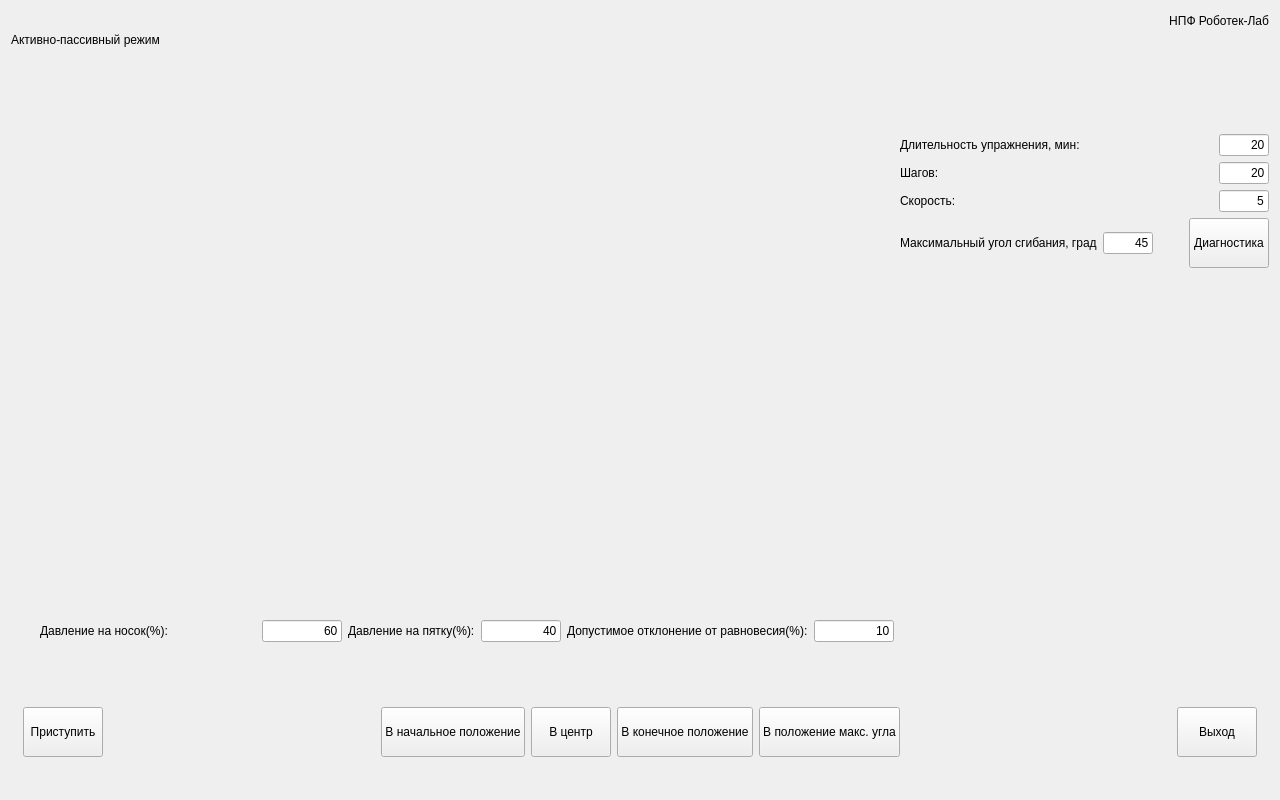
<?xml version="1.0" encoding="UTF-8"?>
<ui version="4.0">
 <class>ActiveWithSensorsPage</class>
 <widget class="QWidget" name="ActiveWithSensorsPage">
  <property name="geometry">
   <rect>
    <x>0</x>
    <y>0</y>
    <width>1280</width>
    <height>800</height>
   </rect>
  </property>
  <property name="windowTitle">
   <string>Form</string>
  </property>
  <layout class="QVBoxLayout" name="verticalLayout_4">
   <item>
    <layout class="QHBoxLayout" name="horizontalLayout_2" stretch="1,0,0">
     <item>
      <widget class="QLabel" name="label_page_title">
       <property name="sizePolicy">
        <sizepolicy hsizetype="Maximum" vsizetype="Fixed">
         <horstretch>0</horstretch>
         <verstretch>0</verstretch>
        </sizepolicy>
       </property>
       <property name="minimumSize">
        <size>
         <width>0</width>
         <height>50</height>
        </size>
       </property>
       <property name="maximumSize">
        <size>
         <width>800</width>
         <height>16777215</height>
        </size>
       </property>
       <property name="text">
        <string>Активно-пассивный режим</string>
       </property>
      </widget>
     </item>
     <item>
      <spacer name="horizontalSpacer_4">
       <property name="orientation">
        <enum>Qt::Horizontal</enum>
       </property>
       <property name="sizeHint" stdset="0">
        <size>
         <width>40</width>
         <height>20</height>
        </size>
       </property>
      </spacer>
     </item>
     <item>
      <layout class="QVBoxLayout" name="verticalLayout">
       <property name="sizeConstraint">
        <enum>QLayout::SetFixedSize</enum>
       </property>
       <item>
        <widget class="QLabel" name="label_3">
         <property name="sizePolicy">
          <sizepolicy hsizetype="Fixed" vsizetype="Fixed">
           <horstretch>0</horstretch>
           <verstretch>0</verstretch>
          </sizepolicy>
         </property>
         <property name="minimumSize">
          <size>
           <width>200</width>
           <height>20</height>
          </size>
         </property>
         <property name="maximumSize">
          <size>
           <width>200</width>
           <height>20</height>
          </size>
         </property>
         <property name="text">
          <string>НПФ Роботек-Лаб</string>
         </property>
         <property name="alignment">
          <set>Qt::AlignRight|Qt::AlignTrailing|Qt::AlignVCenter</set>
         </property>
        </widget>
       </item>
       <item>
        <spacer name="verticalSpacer_3">
         <property name="orientation">
          <enum>Qt::Vertical</enum>
         </property>
         <property name="sizeHint" stdset="0">
          <size>
           <width>17</width>
           <height>13</height>
          </size>
         </property>
        </spacer>
       </item>
       <item>
        <widget class="QLabel" name="label_operator">
         <property name="sizePolicy">
          <sizepolicy hsizetype="Fixed" vsizetype="Fixed">
           <horstretch>0</horstretch>
           <verstretch>0</verstretch>
          </sizepolicy>
         </property>
         <property name="minimumSize">
          <size>
           <width>200</width>
           <height>20</height>
          </size>
         </property>
         <property name="maximumSize">
          <size>
           <width>200</width>
           <height>20</height>
          </size>
         </property>
         <property name="text">
          <string/>
         </property>
         <property name="alignment">
          <set>Qt::AlignRight|Qt::AlignTrailing|Qt::AlignVCenter</set>
         </property>
        </widget>
       </item>
      </layout>
     </item>
    </layout>
   </item>
   <item>
    <spacer name="verticalSpacer_5">
     <property name="orientation">
      <enum>Qt::Vertical</enum>
     </property>
     <property name="sizeHint" stdset="0">
      <size>
       <width>20</width>
       <height>40</height>
      </size>
     </property>
    </spacer>
   </item>
   <item>
    <layout class="QHBoxLayout" name="horizontalLayout_3">
     <item>
      <spacer name="horizontalSpacer_6">
       <property name="orientation">
        <enum>Qt::Horizontal</enum>
       </property>
       <property name="sizeHint" stdset="0">
        <size>
         <width>40</width>
         <height>20</height>
        </size>
       </property>
      </spacer>
     </item>
     <item>
      <layout class="QVBoxLayout" name="verticalLayout_2">
       <item>
        <widget class="QLabel" name="label_leg">
         <property name="minimumSize">
          <size>
           <width>854</width>
           <height>480</height>
          </size>
         </property>
         <property name="maximumSize">
          <size>
           <width>854</width>
           <height>480</height>
          </size>
         </property>
         <property name="text">
          <string/>
         </property>
        </widget>
       </item>
       <item>
        <layout class="QHBoxLayout" name="horizontalLayout_12">
         <item>
          <layout class="QHBoxLayout" name="horizontalLayout_9">
           <item>
            <widget class="QLabel" name="label_6">
             <property name="text">
              <string>Давление на носок(%):</string>
             </property>
            </widget>
           </item>
           <item>
            <widget class="QLineEdit" name="lineEdit_tenzo_1">
             <property name="maximumSize">
              <size>
               <width>80</width>
               <height>16777215</height>
              </size>
             </property>
             <property name="text">
              <string>60</string>
             </property>
             <property name="alignment">
              <set>Qt::AlignRight|Qt::AlignTrailing|Qt::AlignVCenter</set>
             </property>
            </widget>
           </item>
          </layout>
         </item>
         <item>
          <layout class="QHBoxLayout" name="horizontalLayout_10">
           <item>
            <widget class="QLabel" name="label_7">
             <property name="text">
              <string>Давление на пятку(%):</string>
             </property>
            </widget>
           </item>
           <item>
            <widget class="QLineEdit" name="lineEdit_tenzo_2">
             <property name="maximumSize">
              <size>
               <width>80</width>
               <height>16777215</height>
              </size>
             </property>
             <property name="text">
              <string>40</string>
             </property>
             <property name="alignment">
              <set>Qt::AlignRight|Qt::AlignTrailing|Qt::AlignVCenter</set>
             </property>
            </widget>
           </item>
           <item>
            <layout class="QHBoxLayout" name="horizontalLayout_11">
             <item>
              <widget class="QLabel" name="label_8">
               <property name="text">
                <string>Допустимое отклонение от равновесия(%):</string>
               </property>
              </widget>
             </item>
             <item>
              <widget class="QLineEdit" name="lineEdit_tenzo_error">
               <property name="maximumSize">
                <size>
                 <width>80</width>
                 <height>16777215</height>
                </size>
               </property>
               <property name="text">
                <string>10</string>
               </property>
               <property name="alignment">
                <set>Qt::AlignRight|Qt::AlignTrailing|Qt::AlignVCenter</set>
               </property>
              </widget>
             </item>
            </layout>
           </item>
          </layout>
         </item>
        </layout>
       </item>
      </layout>
     </item>
     <item>
      <layout class="QVBoxLayout" name="verticalLayout_3">
       <item>
        <layout class="QHBoxLayout" name="horizontalLayout_4">
         <item>
          <widget class="QLabel" name="label">
           <property name="text">
            <string>Длительность упражнения, мин:</string>
           </property>
          </widget>
         </item>
         <item>
          <spacer name="horizontalSpacer_10">
           <property name="orientation">
            <enum>Qt::Horizontal</enum>
           </property>
           <property name="sizeHint" stdset="0">
            <size>
             <width>40</width>
             <height>20</height>
            </size>
           </property>
          </spacer>
         </item>
         <item>
          <widget class="QLineEdit" name="lineEdit_exercise_duration">
           <property name="minimumSize">
            <size>
             <width>50</width>
             <height>0</height>
            </size>
           </property>
           <property name="maximumSize">
            <size>
             <width>50</width>
             <height>16777215</height>
            </size>
           </property>
           <property name="text">
            <string>20</string>
           </property>
           <property name="alignment">
            <set>Qt::AlignRight|Qt::AlignTrailing|Qt::AlignVCenter</set>
           </property>
          </widget>
         </item>
        </layout>
       </item>
       <item>
        <layout class="QHBoxLayout" name="horizontalLayout_5">
         <item>
          <widget class="QLabel" name="label_2">
           <property name="text">
            <string>Шагов:</string>
           </property>
          </widget>
         </item>
         <item>
          <spacer name="horizontalSpacer">
           <property name="orientation">
            <enum>Qt::Horizontal</enum>
           </property>
           <property name="sizeHint" stdset="0">
            <size>
             <width>40</width>
             <height>20</height>
            </size>
           </property>
          </spacer>
         </item>
         <item>
          <widget class="QLineEdit" name="lineEdit__steps_count">
           <property name="minimumSize">
            <size>
             <width>50</width>
             <height>0</height>
            </size>
           </property>
           <property name="maximumSize">
            <size>
             <width>50</width>
             <height>16777215</height>
            </size>
           </property>
           <property name="text">
            <string>20</string>
           </property>
           <property name="alignment">
            <set>Qt::AlignRight|Qt::AlignTrailing|Qt::AlignVCenter</set>
           </property>
          </widget>
         </item>
        </layout>
       </item>
       <item>
        <layout class="QHBoxLayout" name="horizontalLayout_7">
         <item>
          <widget class="QLabel" name="label_5">
           <property name="text">
            <string>Скорость:</string>
           </property>
          </widget>
         </item>
         <item>
          <spacer name="horizontalSpacer_9">
           <property name="orientation">
            <enum>Qt::Horizontal</enum>
           </property>
           <property name="sizeHint" stdset="0">
            <size>
             <width>40</width>
             <height>20</height>
            </size>
           </property>
          </spacer>
         </item>
         <item>
          <widget class="QLineEdit" name="lineEdit_speed_settings">
           <property name="minimumSize">
            <size>
             <width>50</width>
             <height>0</height>
            </size>
           </property>
           <property name="maximumSize">
            <size>
             <width>50</width>
             <height>16777215</height>
            </size>
           </property>
           <property name="text">
            <string>5</string>
           </property>
           <property name="alignment">
            <set>Qt::AlignRight|Qt::AlignTrailing|Qt::AlignVCenter</set>
           </property>
          </widget>
         </item>
        </layout>
       </item>
       <item>
        <layout class="QHBoxLayout" name="horizontalLayout_6">
         <item>
          <widget class="QLabel" name="label_4">
           <property name="text">
            <string>Максимальный угол сгибания, град</string>
           </property>
          </widget>
         </item>
         <item>
          <widget class="QLineEdit" name="lineEdit_max_angle">
           <property name="minimumSize">
            <size>
             <width>50</width>
             <height>0</height>
            </size>
           </property>
           <property name="maximumSize">
            <size>
             <width>50</width>
             <height>16777215</height>
            </size>
           </property>
           <property name="text">
            <string>45</string>
           </property>
           <property name="alignment">
            <set>Qt::AlignRight|Qt::AlignTrailing|Qt::AlignVCenter</set>
           </property>
          </widget>
         </item>
         <item>
          <spacer name="horizontalSpacer_11">
           <property name="orientation">
            <enum>Qt::Horizontal</enum>
           </property>
           <property name="sizeHint" stdset="0">
            <size>
             <width>40</width>
             <height>20</height>
            </size>
           </property>
          </spacer>
         </item>
         <item>
          <widget class="QPushButton" name="pushButton_diagnostics">
           <property name="minimumSize">
            <size>
             <width>0</width>
             <height>50</height>
            </size>
           </property>
           <property name="maximumSize">
            <size>
             <width>16777215</width>
             <height>50</height>
            </size>
           </property>
           <property name="text">
            <string>Диагностика</string>
           </property>
          </widget>
         </item>
        </layout>
       </item>
       <item>
        <spacer name="verticalSpacer">
         <property name="orientation">
          <enum>Qt::Vertical</enum>
         </property>
         <property name="sizeHint" stdset="0">
          <size>
           <width>20</width>
           <height>40</height>
          </size>
         </property>
        </spacer>
       </item>
      </layout>
     </item>
    </layout>
   </item>
   <item>
    <spacer name="verticalSpacer_2">
     <property name="orientation">
      <enum>Qt::Vertical</enum>
     </property>
     <property name="sizeHint" stdset="0">
      <size>
       <width>20</width>
       <height>39</height>
      </size>
     </property>
    </spacer>
   </item>
   <item>
    <layout class="QHBoxLayout" name="horizontalLayout">
     <item>
      <spacer name="horizontalSpacer_2">
       <property name="orientation">
        <enum>Qt::Horizontal</enum>
       </property>
       <property name="sizeType">
        <enum>QSizePolicy::Fixed</enum>
       </property>
       <property name="sizeHint" stdset="0">
        <size>
         <width>12</width>
         <height>20</height>
        </size>
       </property>
      </spacer>
     </item>
     <item>
      <widget class="QPushButton" name="pushButton_exercise">
       <property name="minimumSize">
        <size>
         <width>0</width>
         <height>50</height>
        </size>
       </property>
       <property name="text">
        <string>Приступить</string>
       </property>
      </widget>
     </item>
     <item>
      <spacer name="horizontalSpacer_8">
       <property name="orientation">
        <enum>Qt::Horizontal</enum>
       </property>
       <property name="sizeHint" stdset="0">
        <size>
         <width>40</width>
         <height>20</height>
        </size>
       </property>
      </spacer>
     </item>
     <item>
      <widget class="QPushButton" name="pushButton_to_start_pos">
       <property name="minimumSize">
        <size>
         <width>0</width>
         <height>50</height>
        </size>
       </property>
       <property name="text">
        <string>В начальное положение</string>
       </property>
      </widget>
     </item>
     <item>
      <widget class="QPushButton" name="pushButton_to_pos">
       <property name="minimumSize">
        <size>
         <width>0</width>
         <height>50</height>
        </size>
       </property>
       <property name="text">
        <string>В центр</string>
       </property>
      </widget>
     </item>
     <item>
      <widget class="QPushButton" name="pushButton_to_end_pos">
       <property name="minimumSize">
        <size>
         <width>0</width>
         <height>50</height>
        </size>
       </property>
       <property name="text">
        <string>В конечное положение</string>
       </property>
      </widget>
     </item>
     <item>
      <widget class="QPushButton" name="pushButton_ToMaxAngle">
       <property name="minimumSize">
        <size>
         <width>0</width>
         <height>50</height>
        </size>
       </property>
       <property name="text">
        <string>В положение макс. угла</string>
       </property>
      </widget>
     </item>
     <item>
      <spacer name="horizontalSpacer_5">
       <property name="orientation">
        <enum>Qt::Horizontal</enum>
       </property>
       <property name="sizeHint" stdset="0">
        <size>
         <width>40</width>
         <height>20</height>
        </size>
       </property>
      </spacer>
     </item>
     <item>
      <widget class="QPushButton" name="pushButton_cancel">
       <property name="minimumSize">
        <size>
         <width>0</width>
         <height>50</height>
        </size>
       </property>
       <property name="text">
        <string>Выход</string>
       </property>
      </widget>
     </item>
     <item>
      <spacer name="horizontalSpacer_3">
       <property name="orientation">
        <enum>Qt::Horizontal</enum>
       </property>
       <property name="sizeType">
        <enum>QSizePolicy::Fixed</enum>
       </property>
       <property name="sizeHint" stdset="0">
        <size>
         <width>12</width>
         <height>20</height>
        </size>
       </property>
      </spacer>
     </item>
    </layout>
   </item>
   <item>
    <spacer name="verticalSpacer_4">
     <property name="orientation">
      <enum>Qt::Vertical</enum>
     </property>
     <property name="sizeType">
      <enum>QSizePolicy::Fixed</enum>
     </property>
     <property name="sizeHint" stdset="0">
      <size>
       <width>20</width>
       <height>32</height>
      </size>
     </property>
    </spacer>
   </item>
  </layout>
 </widget>
 <resources/>
 <connections/>
</ui>
